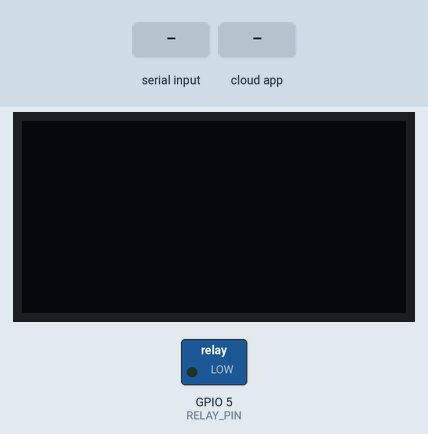
Bench run of a sketch on a simulated ESP8266 (NodeMCU). Shown: 128×64 one-colour display, switched loads named in the sketch (green lamp = pin HIGH). The inputs (shaded band) are chosen by the test bench. WiFi joins after 1.5 s; servers stay silent unless stated; the display library's start-up logo is not drawn; the Firebase database answers and starts empty; what the sketch prints to the serial monitor is not drawn.

Above: at 2.7 s.
2.8 s: "string,1\n" received over the second serial link
At 3.9 s:
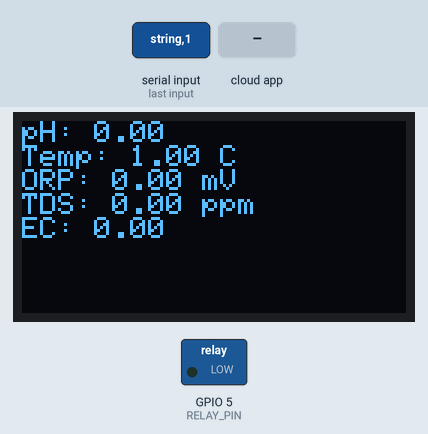
4.4 s: "0,150\n" received over the second serial link
At 5.1 s:
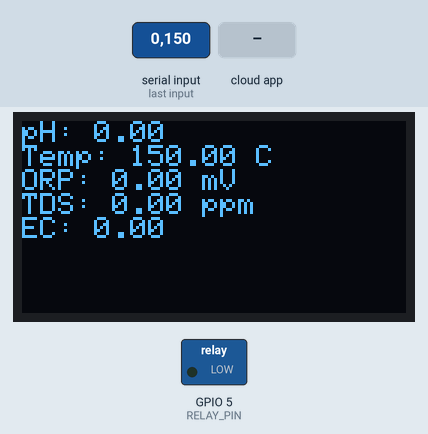
5.9 s: the phone or cloud app sets relay1 to 0
At 6.4 s:
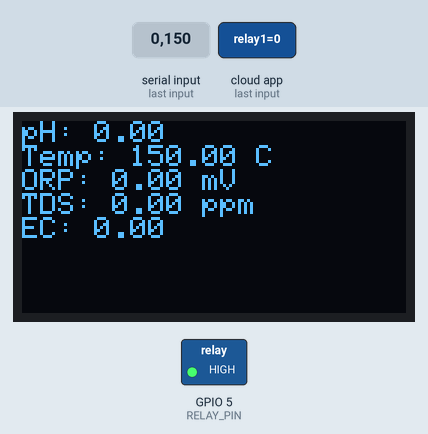
7.4 s: "90,45,200\n" received over the second serial link
At 8.6 s:
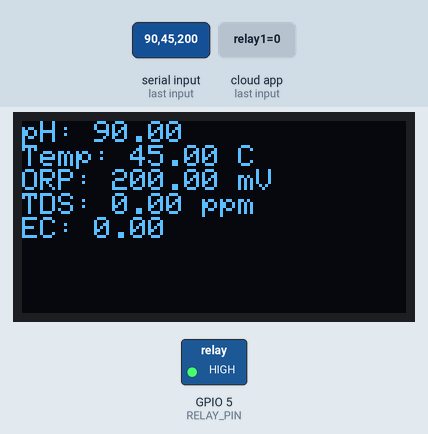
9.0 s: "string\n" received over the second serial link
At 9.7 s:
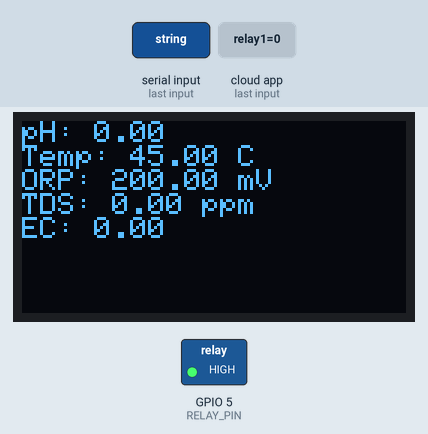
10.5 s: the phone or cloud app sets relay1 to 1
At 11.0 s:
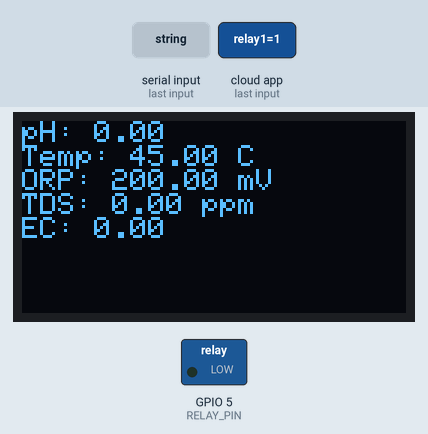
Timing chart, 0 to 13.0 s (numbered marks = the images above; inputs shaded):
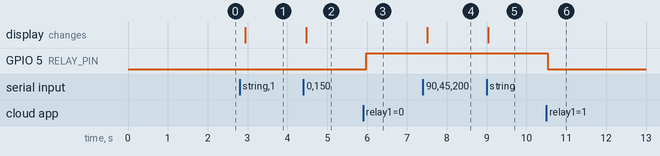

Measured:
- after the input at 2.8 s, the display: changes after 0.14 s (image 1)
- after the input at 4.4 s, the display: changes after 0.07 s (image 2)
- after the input at 5.9 s, GPIO 5 (RELAY_PIN): LOW → HIGH after 0.08 s
- after the input at 7.4 s, the display: changes after 0.11 s (image 4)
- after the input at 9.0 s, the display: changes at once (image 5)
- after the input at 10.5 s, GPIO 5 (RELAY_PIN): HIGH → LOW at once

The sketch:

Esp8266_code.ino
```cpp
#include <SoftwareSerial.h>
#include <Wire.h>
#include <Adafruit_GFX.h>
#include <Adafruit_SSD1306.h>
#include <Arduino.h>
#if defined(ESP32)
#include <WiFi.h>
#elif defined(ESP8266)
#include <ESP8266WiFi.h>
#endif
#include <Firebase_ESP_Client.h>

// Provide the token generation process info.
#include "addons/TokenHelper.h"
// Provide the RTDB payload printing info and other helper functions.
#include "addons/RTDBHelper.h"

// Insert your network credentials
#define WIFI_SSID "health"
#define WIFI_PASSWORD "1234567890"
#define RELAY_PIN 5

// Insert Firebase project API Key
#define API_KEY "AIzaSyD6Wi9evdOC6k7XsEGetwTyQCKfqzh5SuY"

// Insert RTDB URL
#define DATABASE_URL "https://batman-49a37-default-rtdb.europe-west1.firebasedatabase.app/"

// Define Firebase Data object
FirebaseData firebaseData;
FirebaseData fbdo;

FirebaseAuth auth;
FirebaseConfig config;

unsigned long sendDataPrevMillis = 0;
int count = 0;
bool signupOK = false;

#define SCREEN_WIDTH 128
#define SCREEN_HEIGHT 64
#define OLED_RESET -1
Adafruit_SSD1306 display(SCREEN_WIDTH, SCREEN_HEIGHT, &Wire, OLED_RESET);

SoftwareSerial espSerial(4, 0); // RX, TX

float sensorValues[5]; // Array to hold pH, Temperature, ORP, TDS, EC

void setup() {
  Serial.begin(9600);
  espSerial.begin(9600);
  display.begin(SSD1306_SWITCHCAPVCC, 0x3C);
  display.display();
  delay(2);
  display.clearDisplay();
  WiFi.begin(WIFI_SSID, WIFI_PASSWORD);
  Serial.print("Connecting to Wi-Fi");
  while (WiFi.status() != WL_CONNECTED){
    Serial.print(".");
    delay(300);
  }
  Serial.println();
  Serial.print("Connected with IP: ");
  Serial.println(WiFi.localIP());
  Serial.println();

  // Assign the API key (required)
  config.api_key = API_KEY;

  // Assign the RTDB URL (required)
  config.database_url = DATABASE_URL;

  // Sign up
  if (Firebase.signUp(&config, &auth, "", "")){
    Serial.println("ok");
    signupOK = true;
  }
  else{
    Serial.printf("%s\n", config.signer.signupError.message.c_str());
  }

  // Assign the callback function for the long running token generation task
  config.token_status_callback = tokenStatusCallback; // see addons/TokenHelper.h

  Firebase.begin(&config, &auth);
  Firebase.reconnectWiFi(true);

  pinMode(RELAY_PIN, OUTPUT);
  digitalWrite(RELAY_PIN, LOW);
}

void loop() {
  String path = "/relay1",a;
   if (Firebase.RTDB.getString(&firebaseData, path)) {
    if (firebaseData.dataType() == "string") {
      String data = firebaseData.stringData();
      Serial.print("Data: ");
      Serial.println(data);
      a=data;
      // Control the relay based on the data
      if (data == "0") {
        digitalWrite(RELAY_PIN, HIGH);  // Turn on the relay
      } else if (data == "1") {
        digitalWrite(RELAY_PIN, LOW);   // Turn off the relay
      } else {
        Serial.println("Invalid data received");
      }
    } else {
      Serial.println("No data found or data type is not a string");
    }
  } else {
    Serial.print("Error getting data: ");
    Serial.println(firebaseData.errorReason());
  }
  if (a == "0") {
        digitalWrite(RELAY_PIN, HIGH);  // Turn on the relay
      } else if (a == "1") {
        digitalWrite(RELAY_PIN, LOW);   // Turn off the relay
      } else {
        Serial.println("Invalid data received");
      }

  if (espSerial.available()) {
    String data = espSerial.readStringUntil('\n'); // Read the incoming data until newline
    Serial.println(data); // Debug print

    // Split and parse the incoming data
    int index = 0;
    char strBuf[100];
    data.toCharArray(strBuf, sizeof(strBuf));
    char* token = strtok(strBuf, ",");

    while (token != NULL && index < 5) {
      sensorValues[index++] = atof(token); // Convert string to float and store in array
      token = strtok(NULL, ",");
    }

    // Now, sensorValues array holds pH, Temperature, ORP, TDS, EC in that order
    // You can display these values or process them as needed
    displaySensorValues();
  }

  if (Firebase.ready() && signupOK && (millis() - sendDataPrevMillis > 15000 || sendDataPrevMillis == 0)){
    sendDataPrevMillis = millis();

    if (Firebase.RTDB.setInt(&fbdo, "Values/Temperature", sensorValues[1])){
      Serial.println("Temperature PASSED");
    } else {
      Serial.println("FAILED");
      Serial.println("REASON: " + fbdo.errorReason());
    }

    if (Firebase.RTDB.setInt(&fbdo, "Values/TDS", sensorValues[3])){
      Serial.println("TDS value PASSED");
    } else {
      Serial.println("FAILED");
      Serial.println("REASON: " + fbdo.errorReason());
    }

    if (Firebase.RTDB.setInt(&fbdo, "Values/EC", sensorValues[4])){
      Serial.println("EC value PASSED");
    } else {
      Serial.println("FAILED");
      Serial.println("REASON: " + fbdo.errorReason());
    }

    if (Firebase.RTDB.setInt(&fbdo, "Values/ORP", sensorValues[2])){
      Serial.println("ORP PASSED");
    } else {
      Serial.println("FAILED");
      Serial.println("REASON: " + fbdo.errorReason());
    }

    if (Firebase.RTDB.setInt(&fbdo, "Values/Ph", sensorValues[0])){
      Serial.println("Ph PASSED");
    } else {
      Serial.println("FAILED");
      Serial.println("REASON: " + fbdo.errorReason());
    }
  }
}

void displaySensorValues() {
  display.clearDisplay();
  display.setTextSize(1);
  display.setTextColor(SSD1306_WHITE);
  display.setCursor(0, 0);

  // Display each sensor value
  display.println("pH: " + String(sensorValues[0]));
  display.println("Temp: " + String(sensorValues[1]) + " C");
  display.println("ORP: " + String(sensorValues[2]) + " mV");
  display.println("TDS: " + String(sensorValues[3]) + " ppm");
  display.println("EC: " + String(sensorValues[4]));

  display.display(); // Update the display with new text
}
```
